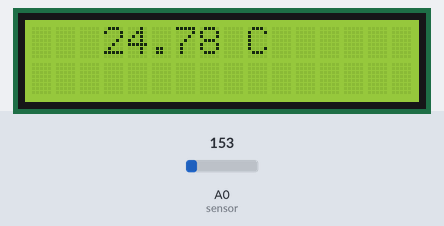
A sketch run on a simulated Arduino Uno, built with avr-gcc and run on an emulated ATmega328P. Parts: 16×2 character LCD. The inputs (shaded band) are chosen by the test bench; at power-on: A0 (sensor) = 153.

Above: at 2.2 s.
2.3 s: A0 (sensor) set to 165
At 3.4 s:
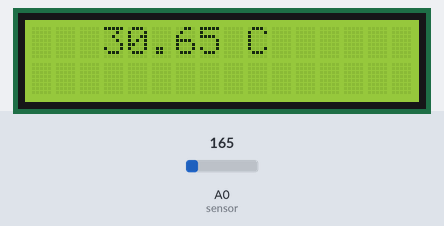
3.8 s: A0 (sensor) set to 175
At 4.6 s:
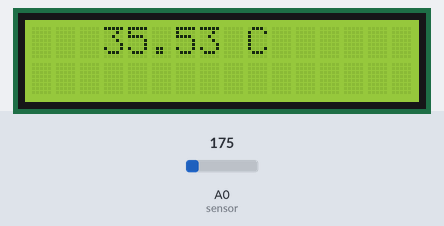
5.3 s: A0 (sensor) set to 191
At 5.7 s:
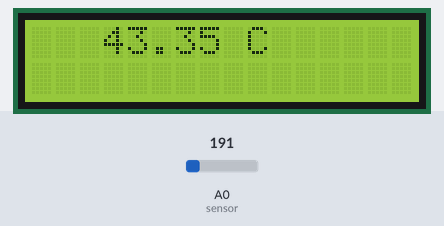
Timing chart, 0 to 8.3 s (numbered marks = the images above; inputs shaded):
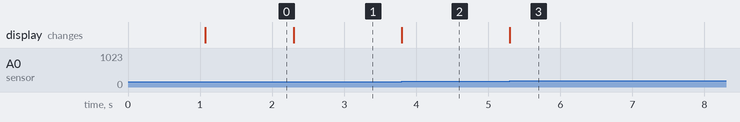

The sketch:

temperatura1.ino
```cpp
#include <LiquidCrystal.h> // Biblioteca do lcd display 16x2

//define o sensor de tmp36 de temperatura
#define sensor A0

LiquidCrystal display(2,3,4,5,6,7);  // instancia do objeto nas portas digitais


//configuração
void setup()
{
  pinMode(sensor,INPUT); // setando o sensor na porta analogica A0
  Serial.begin(9600); // setando a velocidade de leitura da saida
  display.begin(16,2); // setando o tamanho da tela do lcd


  /*
  	esta parte codigo esta iniciando o programa e escrevendo "termometro digital" no lcd
   	e esperando logo em seguida 1S para limpar a tela.
  */
  display.print("termometro");
  display.setCursor(0,1);
  display.print("digital");
  delay(1000);
  display.clear();


}

/*
	inicia o programa chamando a função initDisplay() que irá ler o valor no sensor e vai imprimilo no lcd
*/
void loop(){
 	initDisplay();
}


/*
	esse metodo ele inicia setando a posição do cursor e irá escrever a temperatura
*/
void initDisplay(){
  display.setCursor(3,0);
  display.print(tempC());
  display.setCursor(9,0);
  display.print("C");
}

/*
	essa função irá pegar o valor de tensão do sensor e irá covertelo em graus celsius
*/
float tempC(){
	float input = analogRead(sensor);
  	float voltage = 5*input/1023;
  	return (voltage - 0.5)*100 ;
}
```

Measured:
- after the input at 2.3 s, the display: changes at once (image 1)
- after the input at 3.8 s, the display: changes at once (image 2)
- after the input at 5.3 s, the display: changes at once (image 3)
